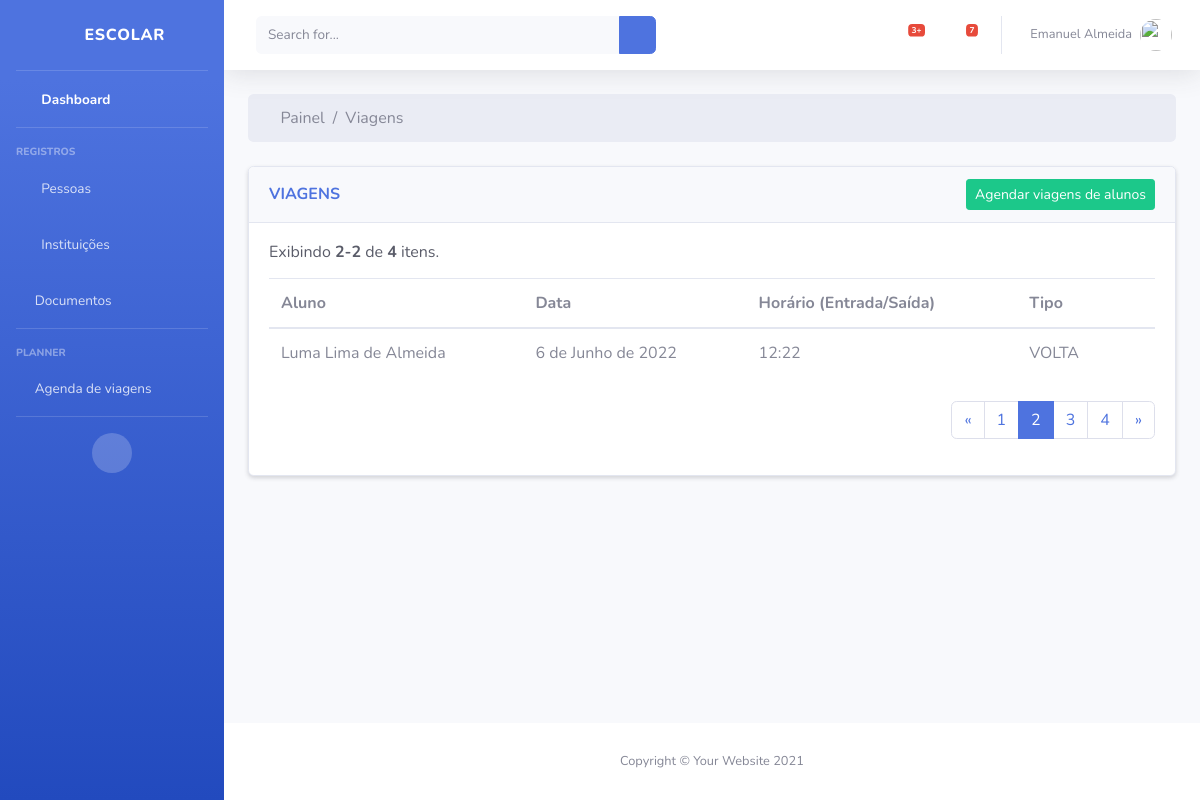
/viagens/?page=2, run on the app's committed database.
### viagens/models.py (models this page shows, shortened)
class AgendaViagem(models.Model):
    TYPE_CHOICES = [
        ('I','IDA'),
        ('V','VOLTA'),
        ('T','TRANSLADO ALTERNATIVO'),
    ]
    aluno = models.ForeignKey('alunos.Aluno', on_delete=models.CASCADE)
    datetime = models.DateTimeField('Data e Hora', auto_now=False, auto_now_add=False)
    tipo = models.CharField('Tipo', choices=TYPE_CHOICES, max_length=2)
    class Meta:
        verbose_name_plural = "Agenda de viagens"

### alunos/models.py (models this page shows, shortened)
class Aluno(models.Model):
    STATUS_TYPE = [
        ('AT','ATIVO'),
        ('AR','AGUARDANDO ROTA OFICIAL'),
        ('AR','AGUARDANDO ROTA TESTE'),
        ('IN','INATIVO'),
    ]
    nome = models.CharField('Nome do aluno', max_length=50)
    address = models.ForeignKey('endereco.Endereco', on_delete=models.SET_NULL, null=True, blank=True)
    responsavel = models.ForeignKey('responsavel.Responsavel', on_delete=models.CASCADE)
    horario_entrada = models.TimeField('Horário de entrada', auto_now=False, auto_now_add=False, null=True, blank=True)
    horario_saida = models.TimeField('Horário de entrada', auto_now=False, auto_now_add=False, null=True, blank=True)
    escola = models.ForeignKey('escola.Escola', on_delete=models.SET_NULL, null=True, blank=True, default=None)
    status = models.CharField('Status', max_length=50, choices=STATUS_TYPE, default="IN")

### viagens/views.py (the view)
# urls.py: path('viagens/', include('viagens.urls', namespace="viagens")),
def viagens(request):
    viagens = AgendaViagem.objects.all().order_by('datetime')
    paginator = Paginator(viagens, 1)
    page_number = request.GET.get('page')
    page_obj = paginator.get_page(page_number)
    context = {
        'alunos': Aluno.objects.all(),
        'count': AgendaViagem.objects.all().count(),
        'page_obj': page_obj,
        'paginator': paginator
    }
    template_name = 'viagens.html'
    return render(request, template_name, context)

### dashboards/templatetags/pagination.py (called while the page is built, shortened)
@register.simple_tag
def get_pagination_links(paginator, page_obj, on_each_side=1, on_ends=1):
    page_num = page_obj.number - 1
    if paginator.num_pages <= (on_each_side + on_ends) * 2:
        page_range = range(paginator.num_pages)
    return map(lambda x: PageNumber(x, page_num), page_range)

    def is_current(self):
        return self.number == self.current

### viagens/templates/viagens.html (shortened to what this page needs)
{% extends "generics/list.html" %}
{% load static %}
{% block breadcrumb_extend %}
<li class="breadcrumb-item active">Viagens</li>
{% endblock breadcrumb_extend %}
{% block card_header %}
<h6 class="font-weight-bold text-uppercase text-primary my-auto">Viagens</h6>
<div>
    <a type="button" class="btn btn-sm btn-success my-auto" data-toggle="modal" data-target="#exampleModal">
        Agendar viagens de alunos
    </a>
</div>
{% endblock card_header %}
{% block table %}
<table class="table" cellspacing="0">
    <thead>
        <tr>
            <th>Aluno</th>
            <th>Data</th>
            <th>Horário (Entrada/Saída)</th>
            <th>Tipo</th>
            <th>&nbsp;</th>
        </tr>
    </thead>
    {% if page_obj %}
    <tbody>
        {% for viagem in page_obj %}
        <tr>
            <td class="">{{ viagem.aluno.nome }}</td>
            <td class="">{{ viagem.datetime|date }}</td>
            <td class="">{{ viagem.datetime|time }}</td>
            <td class="">{{ viagem.get_tipo_display }}</td>
        </tr>
        {% endfor %}
    </tbody>
    {% endif %}
</table>
{% endblock table %}
{% block extra_css %}
    <link href="https://cdn.jsdelivr.net/npm/select2@4.1.0-rc.0/dist/css/select2.min.css" rel="stylesheet" />
{% endblock extra_css %}

### data on the page
AgendaViagem: aluno.nome "Luma Lima de Almeida", datetime "6 de Junho de 2022", datetime "12:22", tipo "VOLTA"

### other printed values
{{ page_obj.start_index }} "2"
{{ page_obj.end_index }} "2"
{{ count }} "4"
{{ page_num.number }} "1" "3" "4"
{{ page_num.number }} "2"
